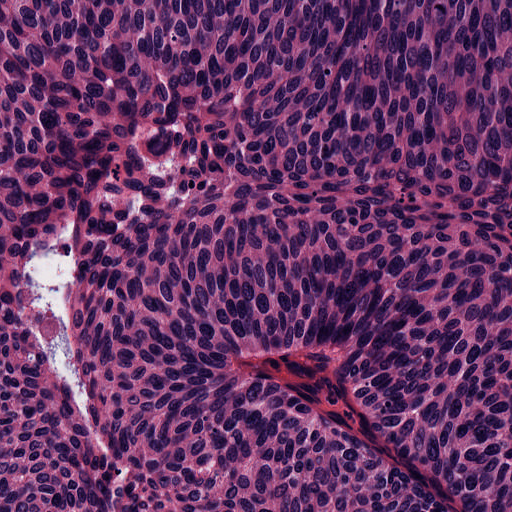
#> input picture opencv/115867_004.png, 512 x 512 px, given in place of newleaf.jpg, which was not available
$ jupyter execute --allow-errors Section3_Notebook_Solved.ipynb   (shell and % lines are left out)   (text cells are left out)
#> lines starting #> are read from the running program, lines starting #| are printed output that depends on the picture; after the words box and inside, x2 and y2 are one past the last pixel; in counts of white or black regions, pixels touching at a corner belong together; pictures that were not available may be replaced by others from this repository, and a replacement may not be noted
#> further down, img is the input picture: shape (512, 512, 3) float32; mean R, G, B 0.415, 0.21, 0.408
[cell 1]
# Checking the environment
import sys
import cv2
import os
import numpy as np

[cell 2]
import os
import numpy as np
import cv2
import matplotlib.pyplot as plt
import matplotlib.image as mpimg

plt.rcParams['figure.figsize']=(16,8)

def findCorners(img, window_size=5, k=0.04, thresh=10000):
    """
    Finds and returns list of corners and new image with corners drawn
    :param img: The original image
    :param window_size: The size (side length) of the sliding window
    :param k: Harris corner constant. Usually 0.04 - 0.06
    :param thresh: The threshold above which a corner is counted
    :return:
    """
#> called with window_size = 20, k = 0.2, thresh = 10000

    #Find x and y derivatives
    dy, dx = np.gradient(img)
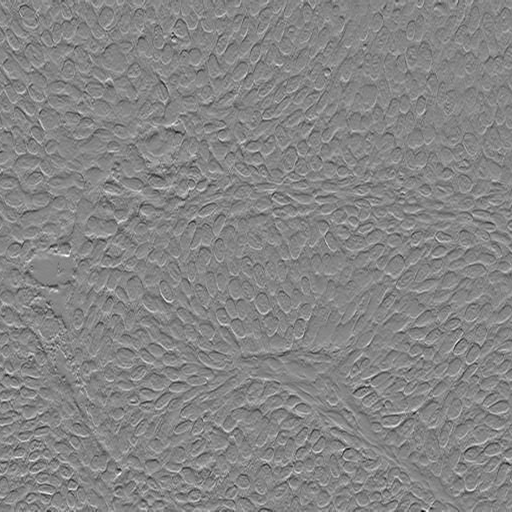
#> dy: shape (512, 512) float32; min -0.404, max 0.366, mean 6.17e-05; drawn with min black and max white
    Ixx = dx**2
    Ixy = dy*dx
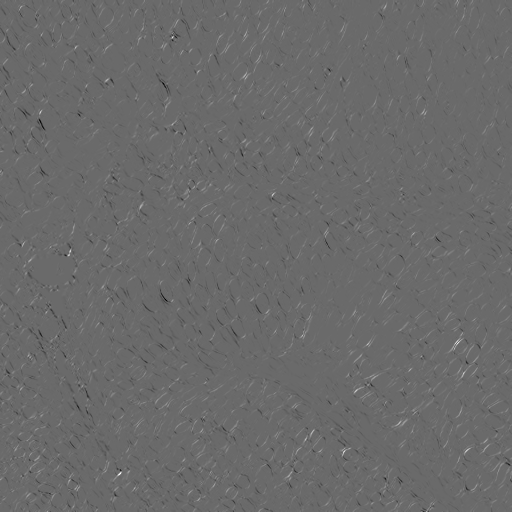
#> Ixy: shape (512, 512) float32; min -0.0781, max 0.109, mean 0.000196; drawn with min black and max white
    Iyy = dy**2
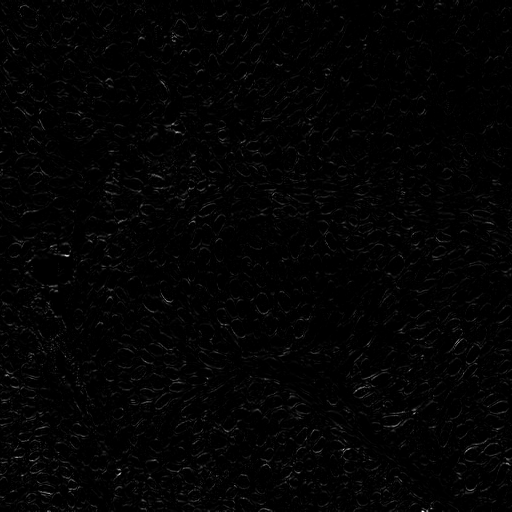
#> Iyy: shape (512, 512) float32; min 0, max 0.163, mean 0.00253; drawn with min black and max white
    height = img.shape[0]
#> height = 512
    width = img.shape[1]
#> width = 512

    newImg = img.copy()
    color_img = cv2.cvtColor(newImg, cv2.COLOR_GRAY2RGB)
    offset = int(window_size/2)

    #Loop through image and find the corners
    for y in range(offset, height-offset):
        for x in range(offset, width-offset):
            windowIxx = Ixx[y-offset:y+offset+1, x-offset:x+offset+1]
            windowIxy = Ixy[y-offset:y+offset+1, x-offset:x+offset+1]
            windowIyy = Iyy[y-offset:y+offset+1, x-offset:x+offset+1]
            Sxx = windowIxx.sum()
            Sxy = windowIxy.sum()
            Syy = windowIyy.sum()

            #Find determinant and trace, use to get corner response
            det = (Sxx * Syy) - (Sxy**2)
            trace = Sxx + Syy
            R = det - k*(trace**2)

            #If corner response is over threshold, color the point
            if R > thresh:
                color_img.itemset((y, x, 0), 0)
                color_img.itemset((y, x, 1), 0)
                color_img.itemset((y, x, 2), 255)
    return color_img

IMG = os.path.join("../","images","newleaf.jpg")

img = mpimg.imread(IMG)
gray = cv2.cvtColor(img, cv2.COLOR_RGB2GRAY)

res = findCorners(gray, 20, 0.2, 10000)

plt.subplot(121)
plt.title("Original Image")
plt.xticks([]), plt.yticks([])
plt.imshow(img)

plt.subplot(122)
plt.title("Corner Image")
plt.xticks([]), plt.yticks([])
plt.imshow(res)

plt.show()

[cell 3]
img = mpimg.imread(IMG)
copy = img.copy()

gray = cv2.cvtColor(img,cv2.COLOR_BGR2GRAY)

corners = cv2.goodFeaturesToTrack(gray,25,0.01,10)
#> corners = 25 rows, first 8: [22, 476], [422, 356], [68, 254], [21, 245], [173, 36], [119, 471], [188, 188], [57, 289]
corners = np.int0(corners)

for i in corners:
    x,y = i.ravel()
    cv2.circle(copy,(x,y),3,255,-1)
#> this loop made 25 passes
#> (x, y) on passes 1 to 12: (22, 476), (422, 356), (68, 254), (21, 245), (173, 36), (119, 471), (188, 188), (57, 289), (27, 273), (415, 414), (366, 384), (207, 379)
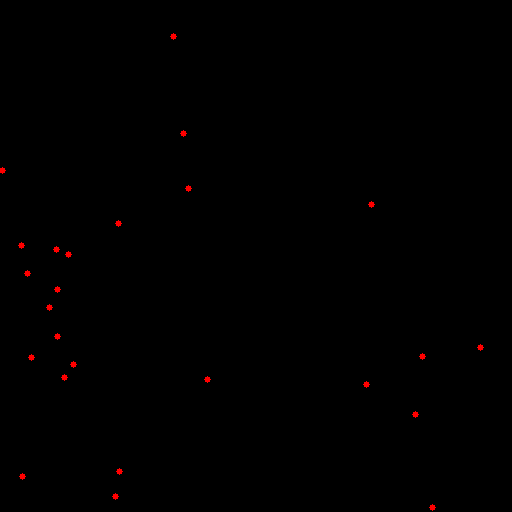
#> copy: shape (512, 512, 3) float32; 0.28% of pixels changed, all inside (x1, y1, x2, y2) = (0, 33, 484, 511)


plt.subplot(121)
plt.title("Original Image")
plt.xticks([]), plt.yticks([])
plt.imshow(img)

plt.subplot(122)
plt.title("Corner Image")
plt.xticks([]), plt.yticks([])
plt.imshow(copy)

plt.show()

[cell 4]
# using cv2.cornerHarris()

img = mpimg.imread(IMG)
copy = img.copy()

gray = cv2.cvtColor(img,cv2.COLOR_BGR2GRAY)

gray = np.float32(gray)
dst = cv2.cornerHarris(gray,2,3,0.04)

#result is dilated for marking the corners, not important
dst = cv2.dilate(dst,None)

# Threshold for an optimal value, it may vary depending on the image.
copy[dst>0.01*dst.max()]=[0,0,255]
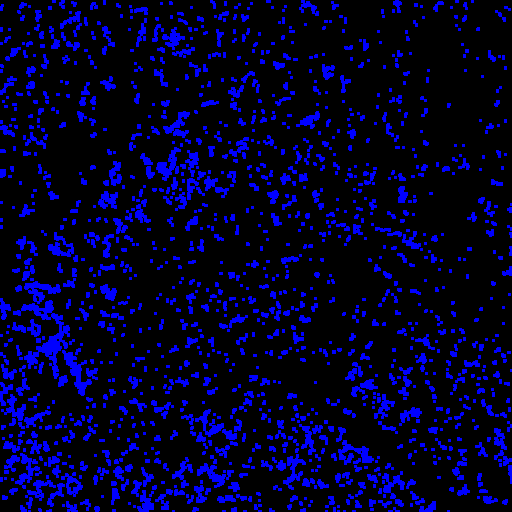
#> copy: shape (512, 512, 3) float32; 16.41% of pixels changed, all inside (x1, y1, x2, y2) = (0, 0, 512, 512)

plt.subplot(121)
plt.title("Original Image")
plt.xticks([]), plt.yticks([])
plt.imshow(img)

plt.subplot(122)
plt.title("Corner Image")
plt.xticks([]), plt.yticks([])
plt.imshow(copy)

plt.show()

[cell 5]
# using cv2.cornerSubPix()  & cv2.connectedComponentsWithStats

IMG = os.path.join("../","images","leaf.jpg")
img = mpimg.imread(IMG)
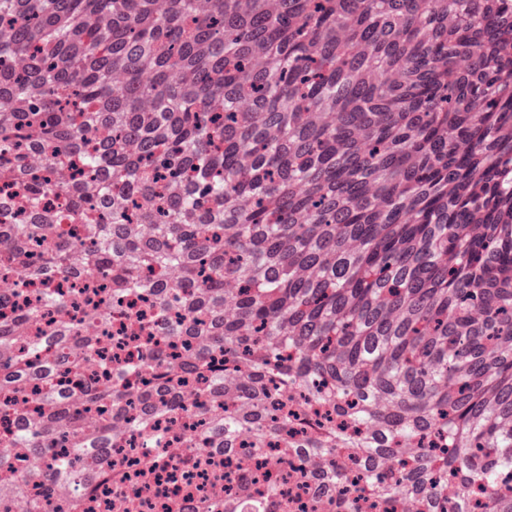
#> input picture opencv/1_00143_sub0_016.png, 512 x 512 px, given in place of leaf.jpg, which was not available
#> img is the input picture: shape (512, 512, 3) float32; mean R, G, B 0.69, 0.421, 0.59
copy = img.copy()

gray = cv2.cvtColor(img,cv2.COLOR_BGR2GRAY)
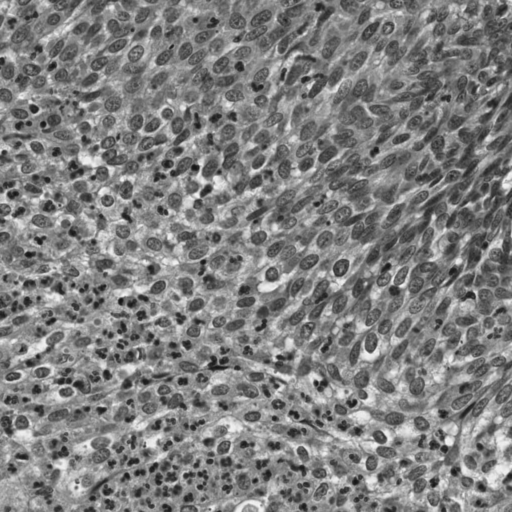
#> gray: shape (512, 512) float32; min 0.0779, max 0.96, mean 0.502

# find Harris corners
gray = np.float32(gray)
dst = cv2.cornerHarris(gray,2,3,0.04)
dst = cv2.dilate(dst,None)
ret, dst = cv2.threshold(dst,0.01*dst.max(),255,0)
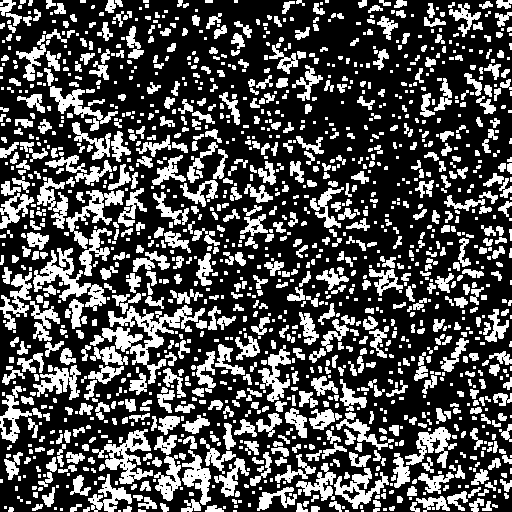
#> dst: shape (512, 512) float32; 31.6% white; 1492 white regions (708 under 20 px), largest, box (x1, y1, x2, y2) and area: (90, 305, 205, 384) 2324, (33, 248, 106, 311) 1391, (92, 429, 153, 484) 1197
#> ret = 3.07e-05
dst = np.uint8(dst)

# find centroids
ret, labels, stats, centroids = cv2.connectedComponentsWithStats(dst)
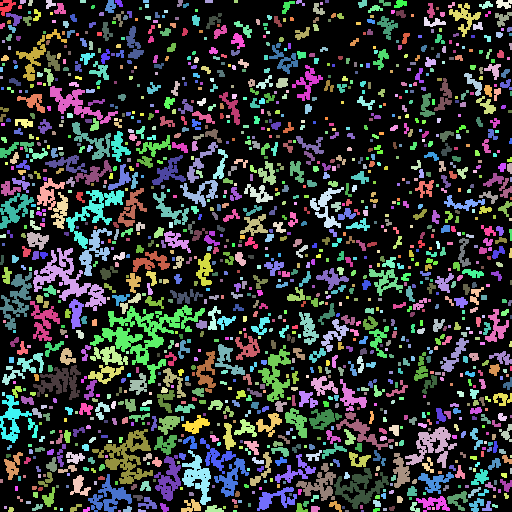
#> labels: shape (512, 512) int32; 1493 distinct labels, from 0 to 1492; one colour per label, 0 black
#> ret = 1493; stats = 1493 rows, first 6: [0, 0, 512, 512, 179218], [0, 0, 16, 16, 137], [20, 0, 6, 4, 22], [28, 0, 5, 6, 24], [46, 0, 10, 9, 56], [80, 0, 6, 3, 18]; centroids = 1493 pairs, first value 1 to 510.5, second value 1 to 510.5

# define the criteria to stop and refine the corners
criteria = (cv2.TERM_CRITERIA_EPS + cv2.TERM_CRITERIA_MAX_ITER, 100, 0.001)
#> criteria = (3, 100, 0.001)
corners = cv2.cornerSubPix(gray,np.float32(centroids),(5,5),(-1,-1),criteria)
#> corners = 1493 pairs, first value 1 to 510.9, second value 0.204 to 511.4

# Now draw:
# the blue points are really small use cv2.circle to make them visible
res = np.hstack((centroids,corners))
#> res = 1493 rows, first 6: [262.6, 243.8, 262.6, 243.8], [6.14, 6.29, 7.78, 8.51], [22.32, 1.36, 22.32, 1.36], [30, 2.5, 29.15, 2.3], [49.48, 3.62, 50.74, 3.24], [82.5, 1, 83.19, 0.204]
res = np.int0(res)
#> res = 1493 rows, first 6: [262, 243, 262, 243], [6, 6, 7, 8], [22, 1, 22, 1], [30, 2, 29, 2], [49, 3, 50, 3], [82, 1, 83, 0]

# assign the transformation to copy image
copy[res[:,1],res[:,0]]=[0,0,255]
copy[res[:,3],res[:,2]] = [0,255,0]


plt.subplot(121)
plt.title("Original Image")
plt.xticks([]), plt.yticks([])
plt.imshow(img)

plt.subplot(122)
plt.title("Corner Image")
plt.xticks([]), plt.yticks([])
plt.imshow(copy)

plt.show()
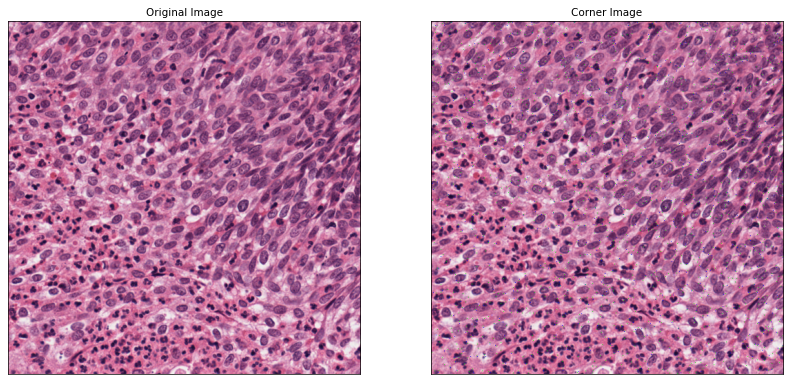
#> figure drawn by matplotlib, 2 panels

[cell 6]
plt.rcParams['figure.figsize']=(16,8)

IMG = os.path.join("../","images","newleaf.jpg")
img = mpimg.imread(IMG)
copy = img.copy()

gray= cv2.cvtColor(img,cv2.COLOR_BGR2GRAY)
sift = cv2.xfeatures2d.SIFT_create()

#> (the rest of this cell did not finish here and is left out)

[cell 7]
IMG = os.path.join("../","images","newleaf.jpg")
img = mpimg.imread(IMG)
copy = img.copy()

# Create SURF object. You can specify params here or later.
# Here set Hessian Threshold to 1000
#> (the rest of this cell did not finish here and is left out)

[cell 8]
IMG = os.path.join("../","images","newleaf.jpg")
img = mpimg.imread(IMG)

# Initiate FAST object with default values
fast = cv2.FastFeatureDetector_create()

# find and draw the keypoints
kp = fast.detect(img,None)
#> kp = 25458 keypoints; strongest (x, y, size): (86, 109, 7), (368, 381, 7), (73, 150, 7), (480, 231, 7)

#> (the rest of this cell did not finish here and is left out)

[cell 9]
plt.rcParams['figure.figsize']=(16,16)

# Disable nonmaxSuppression
fast.setNonmaxSuppression(0)
kp = fast.detect(img,None)
#> kp = 79957 keypoints; strongest (x, y, size): (4, 3, 7), (14, 3, 7), (16, 3, 7), (21, 3, 7)
print("Total Keypoints without nonmaxSuppression: ", len(kp))
#| Total Keypoints without nonmaxSuppression:  79957

#> (the rest of this cell did not finish here and is left out)

[cell 10]
IMG = os.path.join("../","images","newleaf.jpg")
img = mpimg.imread(IMG)

# Making a copy of the original image
copy = img.copy()

# Initiate FAST detector
star = cv2.xfeatures2d.StarDetector_create()

# Initiate BRIEF extractor
brief = cv2.xfeatures2d.BriefDescriptorExtractor_create()

# find the keypoints with STAR
#> (the rest of this cell did not finish here and is left out)

[cell 11]
plt.rcParams['figure.figsize']=(16,8)

IMG = os.path.join("../","images","newleaf.jpg")
img = mpimg.imread(IMG)

copy = img.copy()

# Initiate ORB detector
orb = cv2.ORB_create()

# find the keypoints with ORB
kp = orb.detect(img,None)
#> kp = 500 keypoints; strongest (x, y, size): (214, 98, 53.6), (168, 313, 53.6), (67, 200, 37.2), (348, 116, 31)

# compute the descriptors with ORB
kp, des = orb.compute(img, kp)

# draw only keypoints location,not size and orientation
#> (the rest of this cell did not finish here and is left out)

[cell 12]
plt.rcParams['figure.figsize']=(16,12)

# query image
IMG   = os.path.join("../","images","card.png")
img1  = cv2.imread(IMG)
img1  = cv2.cvtColor(img1, cv2.COLOR_BGR2RGB)
copy1 = img1.copy()
copy1 = cv2.cvtColor(copy1, cv2.COLOR_BGR2GRAY)

# train image
IMG2  = os.path.join("../","images","card_in_scene.JPG")
#> (the rest of this cell did not finish here and is left out)
